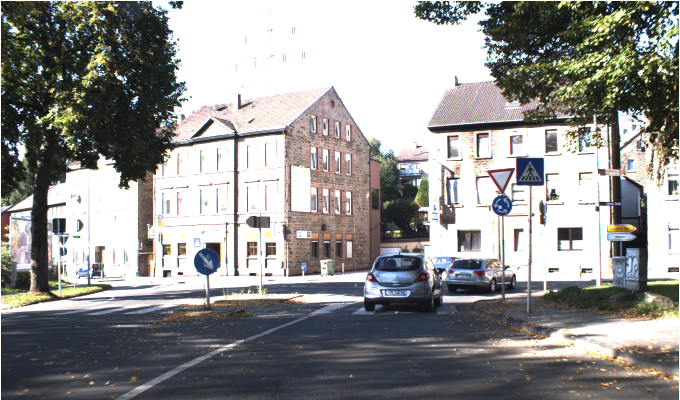
#> input picture 4 Año/Vision_Aritificial/VA-PRACTICA-P2-main/VA-PRACTICA-P2-main/Material Señales/1.ppm, 1360 x 800 px (shown at 1/2 size); its folder holds only this picture in this run
$ python main.py   (older library calls are emulated)
#> lines starting #> are read from the running program, lines starting #| are printed output that depends on the picture; after the words box and inside, x2 and y2 are one past the last pixel; in counts of white or black regions, pixels touching at a corner belong together
### 4 Año/Vision_Aritificial/VA-PRACTICA-P2-main/VA-PRACTICA-P2-main/test.py
from p2 import *
import cv2
import numpy as np
import matplotlib.pyplot as plt


def load_image(path):
#> called with path = 'Material Señales/1.ppm'
    return cv2.imread(path)
#> returned value is the input picture: shape (800, 1360, 3); mean B, G, R 143.6, 145.1, 145.7

def test_filter_señales(path):
    InImage = load_image(path)
    if InImage is None:
        print("Error: No se pudo cargar la imagen.")
        return

    # Preprocesar la imagen
    mask_red, mask_blue ,_,_= filter_señales(InImage)

    # Mostrar la imagen de entrada y las máscaras de rojo y azul en un mismo bloque
    plt.figure(figsize=(30, 25))

    plt.subplot(1, 3, 1)
    plt.imshow(cv2.cvtColor(InImage, cv2.COLOR_BGR2RGB))
    plt.title('Imagen de entrada')

    plt.subplot(1, 3, 2)
    plt.imshow(mask_red, cmap='gray')
    plt.title('Máscara de rojo')

    plt.subplot(1, 3, 3)
    plt.imshow(mask_blue, cmap='gray')
    plt.title('Máscara de azul')

    plt.show()


# [26 lines left out: function test_filter_señales_white_black, not called in this run]

def test_filter_classify_señales(path):
    InImage = load_image(path)
    if InImage is None:
        print("Error: No se pudo cargar la imagen.")
        return

    # Preprocesar la imagen
    mask_red, mask_blue,mask_white,mask_black = filter_señales(InImage)

    # Clasificar la señal
    output_image = classify_señales(InImage, mask_red, mask_blue,mask_white,mask_black)

    # Mostrar la imagen de entrada y la imagen de salida en un mismo bloque
    plt.figure(figsize=(30, 25))

    plt.subplot(1, 2, 1)
    plt.imshow(cv2.cvtColor(InImage, cv2.COLOR_BGR2RGB))
    plt.title('Imagen de entrada')

    plt.subplot(1, 2, 2)
    plt.imshow(cv2.cvtColor(output_image, cv2.COLOR_BGR2RGB))
    plt.title('Imagen de salida')

    plt.show()

### 4 Año/Vision_Aritificial/VA-PRACTICA-P2-main/VA-PRACTICA-P2-main/p2.py
import cv2
import numpy as np
import matplotlib.pyplot as plt

def enhance_contrast(image):
    laplacian = cv2.Laplacian(image, cv2.CV_64F) # Se aplica el operador Laplaciano a la imagen para marcar los bordes
    laplacian = cv2.convertScaleAbs(laplacian) # Se convierte la imagen a un tipo de datos de 8 bits sin signo
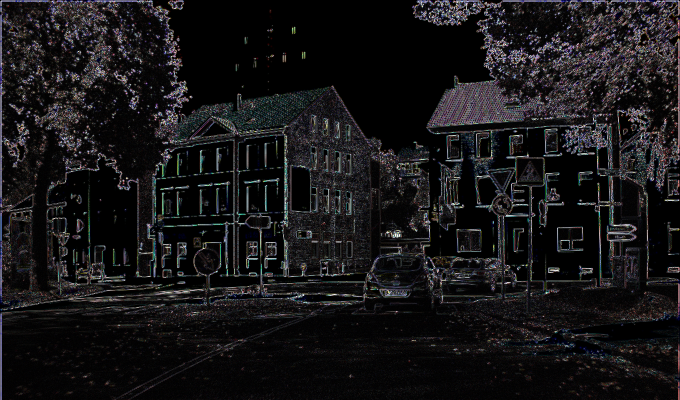
#> laplacian: shape (800, 1360, 3) (shown at 1/2 size); mean B, G, R 23.3, 21.8, 22.9
    enhanced_image = cv2.addWeighted(image, 1.25, laplacian, -0.35, 0) # Se combina la imagen original con el operador Laplaciano
    return enhanced_image

def filter_señales(image):
    image = enhance_contrast(image)
    hsv = cv2.cvtColor(image, cv2.COLOR_BGR2HSV) # Se convierte la imagen a espacio de color HSV
#> hsv: shape (800, 1360, 3); mean H, S, V 50.7, 43.8, 161.7

    lower_blue = np.array([90, 130, 90])
    upper_blue = np.array([120, 255, 255])

    lower_red1 = np.array([0, 135, 50])
    lower_red2 = np.array([160, 120, 50])
    upper_red1 = np.array([15, 255, 255])
    upper_red2 = np.array([180, 255, 255])

    lower_white = np.array([0, 0, 150])
    upper_white = np.array([180, 60, 255])

    lower_black = np.array([0, 0, 0])
    upper_black = np.array([180, 255, 30])

    mask_white = cv2.inRange(hsv, lower_white, upper_white)
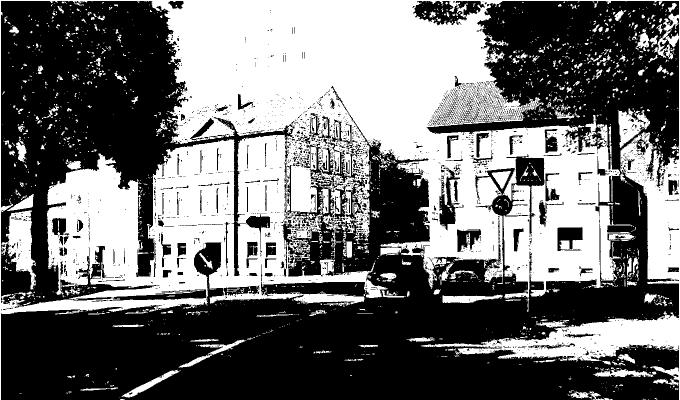
#> mask_white: shape (800, 1360) (shown at 1/2 size); 44.2% white; 1919 white regions (1636 under 20 px), largest, box (x1, y1, x2, y2) and area: (0, 0, 1360, 800) 439744, (3, 421, 72, 579) 5158, (1235, 217, 1300, 296) 2447
    mask_black = cv2.inRange(hsv, lower_black, upper_black)
#> mask_black: shape (800, 1360); 2.6% white in thin lines or dots

    mask_red1 = cv2.inRange(hsv, lower_red1, upper_red1)
#> mask_red1: shape (800, 1360); 0.62% white in thin lines or dots
    mask_red2 = cv2.inRange(hsv, lower_red2, upper_red2)
#> mask_red2: shape (800, 1360); 0.13% white in thin lines or dots, all inside (x1, y1, x2, y2) = (8, 6, 1357, 680)
    mask_red = cv2.bitwise_or(mask_red1, mask_red2)
#> mask_red: shape (800, 1360); 0.75% white in thin lines or dots
    mask_blue = cv2.inRange(hsv, lower_blue, upper_blue)
#> mask_blue: shape (800, 1360); 1% white; 2556 white regions (2529 under 20 px), largest, box (x1, y1, x2, y2) and area: (1034, 316, 1088, 370) 1739, (388, 493, 438, 549) 1476, (985, 391, 1025, 431) 838

    kernel = np.ones((5, 5), np.uint8)

    mask_blue = cv2.morphologyEx(mask_blue, cv2.MORPH_CLOSE, kernel) # Se aplica una operación morfológica de cierre a las máscaras azules
#> mask_blue: shape (800, 1360); 1.6% white; 1344 white regions (1207 under 20 px)
#> in test_filter_señales, `plt.show()`:
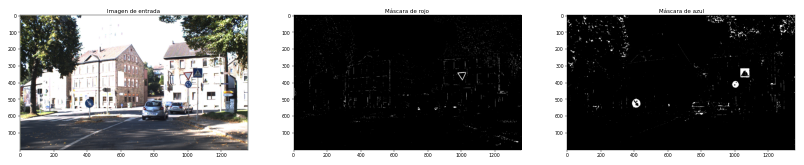
#> figure drawn by matplotlib, 3 panels
    return mask_red, mask_blue, mask_white, mask_black

def detect_circles_with_hough(image, hull):

    mask = np.zeros(image.shape[:2], dtype=np.uint8) # Se crea una máscara en blanco
    cv2.drawContours(mask, [hull], 0, 255, -1) # Se dibuja el contorno en la máscara

    masked_image = cv2.bitwise_and(image, image, mask=mask) # Se aplica la máscara a la imagen original

    gray = cv2.cvtColor(masked_image, cv2.COLOR_BGR2GRAY) # Se convierte la imagen a escala de grises

    edges = cv2.Canny(gray, 50, 150, apertureSize=3) # Se detectan los bordes de la imagen , apertureSize es el tamaño del kernel del operador de Sobel

    circles = cv2.HoughCircles(edges, cv2.HOUGH_GRADIENT, dp=1, minDist=1,
                            param1=1500, param2=13, minRadius=6, maxRadius=50) # Se detectan los círculos

    if circles is not None:
        circles = np.uint16(np.around(circles)) # Se redondean las coordenadas de los círculos
        return circles[0, :]
    return []


def classify_señales(image, mask_red, mask_blue, mask_white, mask_black):
    colors = {
        "prohibicion": (0, 0, 255),
        "peligro": (0, 255, 255),
        "obligacion": (255, 0, 0),
        "indicacion": (255, 255, 0),
    }

    output_image = image.copy()

    def process_mask(mask, mask_type):
#> called with mask_type = 'red'
        contours, _ = cv2.findContours(mask, cv2.RETR_EXTERNAL, cv2.CHAIN_APPROX_SIMPLE) # Se obtienen los contornos de la máscara con vecindad
#> contours = 2770 contours, 2759 with area under 20; largest, box (x1, y1, x2, y2) and area: (974, 338, 1026, 388) 1328, (950, 542, 970, 551) 90, (737, 546, 753, 563) 81, (1315, 746, 1340, 755) 66, (838, 547, 856, 563) 62

        for contour in contours:
            area = cv2.contourArea(contour)
            if area > 400: # Se filtran los contornos con un área menor a 400
                x, y, w, h = cv2.boundingRect(contour)
                aspect_ratio = w / float(h)
                if aspect_ratio > 1.25 or aspect_ratio < 0.5: # Se filtran los contornos con una proporción mayor a 1.25 o menor a 0.5
                    continue

                padding = 5 # Se añade un padding alrededor del contorno para el bounding box
                x_padded = max(0, x - padding)
                y_padded = max(0, y - padding)
                w_padded = min(image.shape[1] - x_padded, w + 2 * padding)
                h_padded = min(image.shape[0] - y_padded, h + 2 * padding)

                hull = cv2.convexHull(contour) # Se obtiene el contorno convexo
                #cv2.drawContours(output_image, [hull], -1, (0, 255, 0), 2) # Se dibuja el contorno convexo en la imagen de salida

                peri = cv2.arcLength(hull, True) # Se calcula el perímetro del contorno convexo
                approx = cv2.approxPolyDP(hull, 0.04 * peri, True) # Se aproxima el contorno a un polígono
                '''
                cv2.approxPolyDP(hull, 0.04 * peri, True) aproxima el contorno convexo a un polígono. El segundo argumento 0.04 * peri
                es la precisión de la aproximación: cuanto menor sea este valor, más cerca estará el polígono del contorno original.
                El tercer argumento True indica que el contorno está cerrado.
                '''
                vertices = len(approx) # Se calcula el número de vértices del polígono aproximado

                # 1. Clasificación de triángulos usando la aproximación de polígonos
                if vertices == 3 and mask_type == "red":
                    # Dividir la región en dos partes horizontales para clasificar la señal
                    mid_y_padded = y_padded + h_padded / 2
                    top_vertices_padded = sum(1 for point in approx if point[0][1] < mid_y_padded)

                    if top_vertices_padded == 2: # Se verifica si el triángulo tiene dos vértices en la parte superior y se clasifica como ceda
                        cv2.rectangle(output_image, (x_padded, y_padded), (x_padded + w_padded, y_padded + h_padded), colors["prohibicion"], 2)
                        cv2.putText(output_image, "prohibicion", (x_padded, y_padded - 10), cv2.FONT_HERSHEY_SIMPLEX, 0.5, colors["prohibicion"], 2)
                    else: # Sino es una señal de peligroq
                        cv2.rectangle(output_image, (x_padded, y_padded), (x_padded + w_padded, y_padded + h_padded), colors["peligro"], 2)
                        cv2.putText(output_image, "peligro", (x_padded, y_padded - 10), cv2.FONT_HERSHEY_SIMPLEX, 0.5, colors["peligro"], 2)

                # 2. Clasificación de cuadrados usando la aproximación de polígonos
                elif vertices == 4 and mask_type == "blue":
                    cv2.rectangle(output_image, (x_padded, y_padded), (x_padded + w_padded, y_padded + h_padded), colors["indicacion"], 2)
                    cv2.putText(output_image, "indicacion", (x_padded, y_padded - 10), cv2.FONT_HERSHEY_SIMPLEX, 0.5, colors["indicacion"], 2)
                elif vertices == 8 and mask_type == "red":
                    cv2.rectangle(output_image, (x_padded, y_padded), (x_padded + w_padded, y_padded + h_padded), colors["prohibicion"], 2)
                    cv2.putText(output_image, "prohibicion", (x_padded, y_padded - 10), cv2.FONT_HERSHEY_SIMPLEX, 0.5, colors["prohibicion"], 2)

                # 3. Clasificación de círculos usando Hough
                else:
                    circles = detect_circles_with_hough(image[y_padded:y_padded+h_padded, x_padded:x_padded+w_padded],
                                                       hull - [x_padded, y_padded])

                    circularity = 4 * np.pi * (area / (peri * peri)) # Se calcula la circularidad del contorno para eliminar falsos positivos
                    if circularity < 0.7:
                        continue

                    if len(circles) > 0 :
                        cx, cy, r = max(circles, key=lambda c: c[2])
                        cx += x_padded
                        cy += y_padded

                        circle_mask = np.zeros(mask.shape, dtype=np.uint8)
                        cv2.circle(circle_mask, (cx, cy), r, 255, -1)

                        # Verificar píxeles blancos y negros dentro del contorno para saber si es una señal o una luz de un semaforo
                        mask_contour_white = np.zeros_like(mask_white)

                        cv2.drawContours(mask_contour_white, [contour], -1, 255, -1)
                        white_pixels = cv2.countNonZero(cv2.bitwise_and(mask_white, mask_contour_white))

                        mask_contour_black = np.zeros_like(mask_black)
                        cv2.drawContours(mask_contour_black, [contour], -1, 255, -1)
                        black_pixels = cv2.countNonZero(cv2.bitwise_and(mask_black, mask_contour_black))

                        if mask_type == "red" and white_pixels > 15 or black_pixels > 15:
                            cv2.circle(output_image, (cx, cy), r, colors["prohibicion"], 2)
                            cv2.putText(output_image, "prohibicion", (cx - r, cy - r - 10), cv2.FONT_HERSHEY_SIMPLEX, 0.5, colors["prohibicion"], 2)
                        elif mask_type == "blue":
                            cv2.circle(output_image, (cx, cy), r, colors["obligacion"], 2)
                            cv2.putText(output_image, "obligacion", (cx - r, cy - r - 10), cv2.FONT_HERSHEY_SIMPLEX, 0.5, colors["obligacion"], 2)
#> this loop made 2770 passes
#> (area, x, y, w, h, aspect_ratio, padding, x_padded) on pass 1171: (1327.5, 974, 338, 52, 50, 1.04, 5, 969)
#> area on pass 17: 66.5
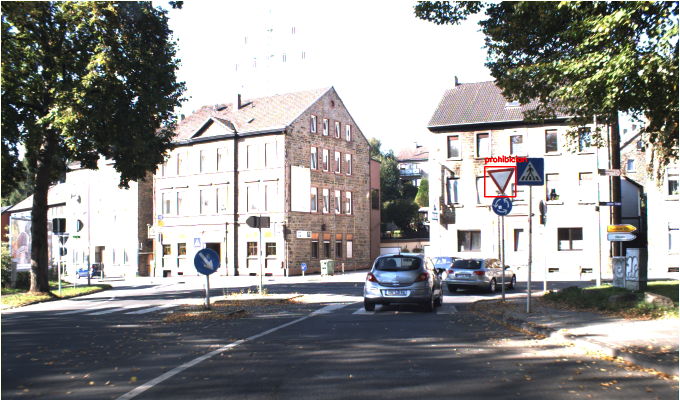
#> output_image: shape (800, 1360, 3) (shown at 1/2 size); 0.12% of pixels changed, all inside (x1, y1, x2, y2) = (968, 311, 1054, 395)

    process_mask(mask_red, "red")
    process_mask(mask_blue, "blue")
#> call 2 of process_mask, with mask_type = 'blue'
#> in process_mask (call 2), `contours, _ = cv2.findContours(mask, cv2.RETR_EXTERNAL, cv2.CHAIN_APPR..`: contours = 1339 contours, 1255 with area under 20; largest, box (x1, y1, x2, y2) and area: (1034, 316, 1088, 370) 2760, (388, 493, 440, 551) 1948, (985, 391, 1025, 431) 1148, (866, 5, 933, 47) 346, (309, 12, 341, 43) 229
#> the loop in process_mask (call 2), `for contour in contours:` made 1339 passes
#> (area, x, y, w, h, aspect_ratio, x_padded, y_padded) on passes 287, 401: (1948.5, 388, 493, 52, 58, 0.897, 383, 488), (1147.5, 985, 391, 40, 40, 1, 980, 386)
#> (area, x, y, w, h, aspect_ratio, x_padded, y_padded) on pass 504: (2760, 1034, 316, 54, 54, 1, 1029, 311)
#> after the loop in process_mask (call 2), `for contour in contours:`:
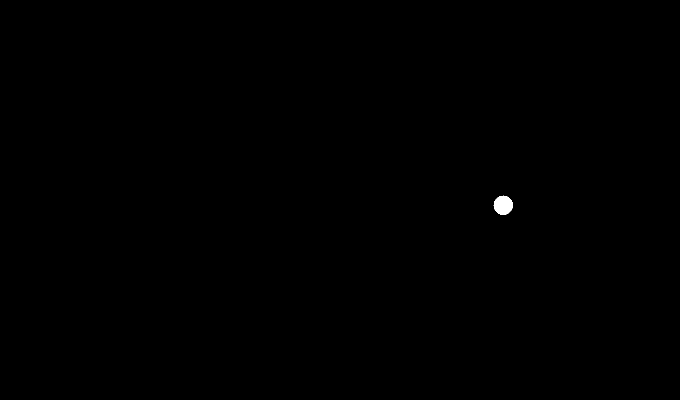
#> circle_mask: shape (800, 1360) (shown at 1/2 size); 0.1% white; 1 white region, box (x1, y1, x2, y2) and area: (987, 391, 1026, 430) 1129
#> after the loop in process_mask (call 2), `for contour in contours:`: mask_contour_black: shape (800, 1360); 0.11% white; 1 white region, box (x1, y1, x2, y2) and area: (985, 391, 1025, 431) 1207
#> after the loop in process_mask (call 2), `for contour in contours:`:
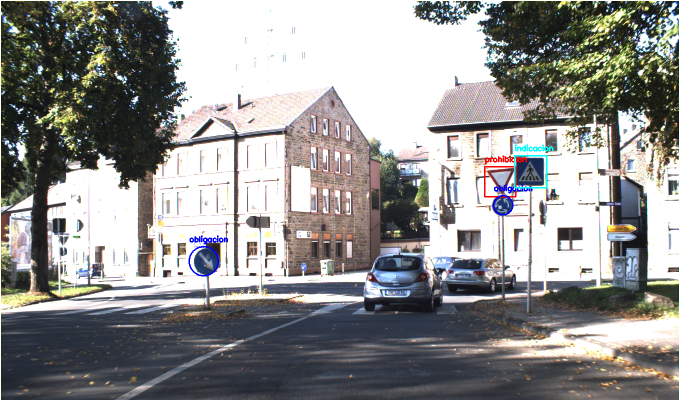
#> output_image: shape (800, 1360, 3) (shown at 1/2 size); 0.3% of pixels changed, all inside (x1, y1, x2, y2) = (377, 289, 1107, 553)

    return output_image

### 4 Año/Vision_Aritificial/VA-PRACTICA-P2-main/VA-PRACTICA-P2-main/main.py
import os
import cv2
from test import *

def main():
    for i in range(1, 13):
        filename = f'Material Señales/{i}.ppm'
        test_filter_señales(filename)
        #test_filter_señales_white_black(filename)
        test_filter_classify_señales(filename)
#> in test_filter_classify_señales, `plt.show()`:
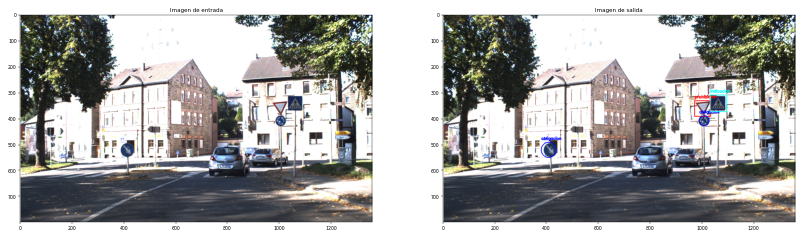
#> figure drawn by matplotlib, 2 panels

if __name__ == '__main__':
    main()
